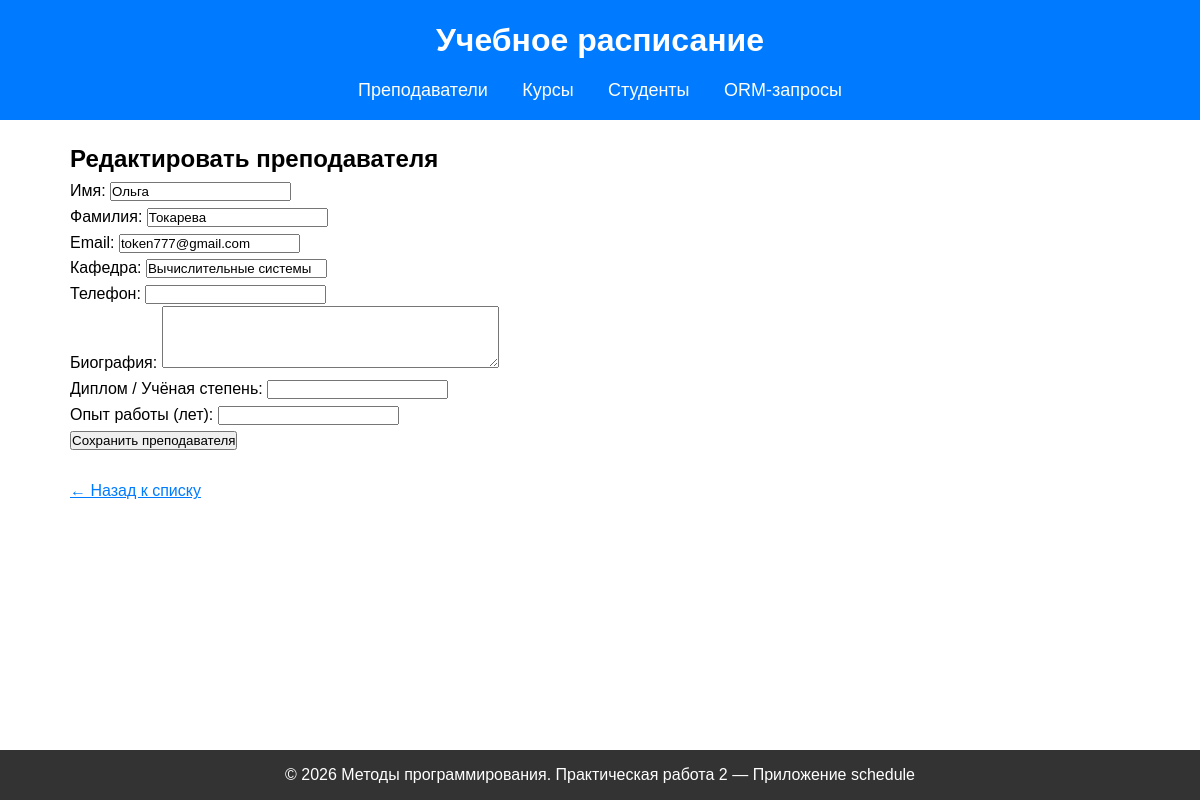
The app's page /teachers/1/edit/ with its own data.
### schedule/models.py (models this page shows, shortened)
class Teacher(models.Model):
    first_name = models.CharField(max_length=100, verbose_name="Имя")
    last_name = models.CharField(max_length=100, verbose_name="Фамилия")
    email = models.EmailField(unique=True, blank=False, null=False, verbose_name="Email")
    department = models.CharField(max_length=100, blank=True, verbose_name="Кафедра")
    hire_date = models.DateField(null=True, blank=True, verbose_name="Дата найма")
    birth_date = models.DateField(null=True, blank=True, verbose_name="Дата рождения")
    phone = models.CharField(max_length=20, unique=True, blank=True, verbose_name="Телефон")
    salary = models.DecimalField(max_digits=10, decimal_places=2, null=True, blank=True, verbose_name="Зарплата")
    degree = models.CharField(max_length=100, blank=True, verbose_name="Учёная степень")
    is_active = models.BooleanField(default=True, verbose_name="Активен")
    class Meta:
        verbose_name = "Преподаватель"
        verbose_name_plural = "Преподаватели"

### schedule/views.py (the view)
# urls.py: path('teachers/<int:pk>/edit/', teacher_update, name='teacher_update'),
def teacher_update(request, pk):
    teacher = get_object_or_404(Teacher, pk=pk)
    if request.method == 'POST':
        form = TeacherForm(request.POST, instance=teacher)
        if form.is_valid():
            form.save()
            return redirect('teacher_list')
    else:
        form = TeacherForm(instance=teacher)
    return render(request, 'schedule/teacher_form.html', {'form': form, 'title': 'Редактировать преподавателя'})

### schedule/forms.py (shortened to what this page needs)
class TeacherForm(forms.ModelForm) :
    phone = forms.CharField(max_length=20, required=False, label="Телефон")
    bio = forms.CharField(widget=forms.Textarea(attrs={'rows' : 4}), required=False, label="Биография")
    diploma = forms.CharField(max_length=200, required=False, label="Диплом / Учёная степень")
    experience_years = forms.IntegerField(required=False, label="Опыт работы (лет)")
    class Meta :
        model = Teacher
        fields = ['first_name', 'last_name', 'email', 'department']

### schedule/templates/schedule/teacher_form.html (shortened to what this page needs)
{% extends 'schedule/base.html' %}
{% block content %}
    <h2>{{ title }}</h2>
    <form method="post">
        {{ form.as_p }}
        <button type="submit">Сохранить преподавателя</button>
    </form>
    <br>
    <a href="{% url 'teacher_list' %}">← Назад к списку</a>
{% endblock %}

### schedule/templates/schedule/base.html (style rules this page uses)
* { margin: 0; padding: 0; box-sizing: border-box; }
body { font-family: Arial, sans-serif; line-height: 1.6; min-height: 100vh; display: flex; flex-direction: column; }
a { color: #007bff; }

### records on screen
Teacher: first_name "Ольга", last_name "Токарева", email "token777@gmail.com", department "Вычислительные системы"

### other values on screen
{{ title }} "Редактировать преподавателя"
